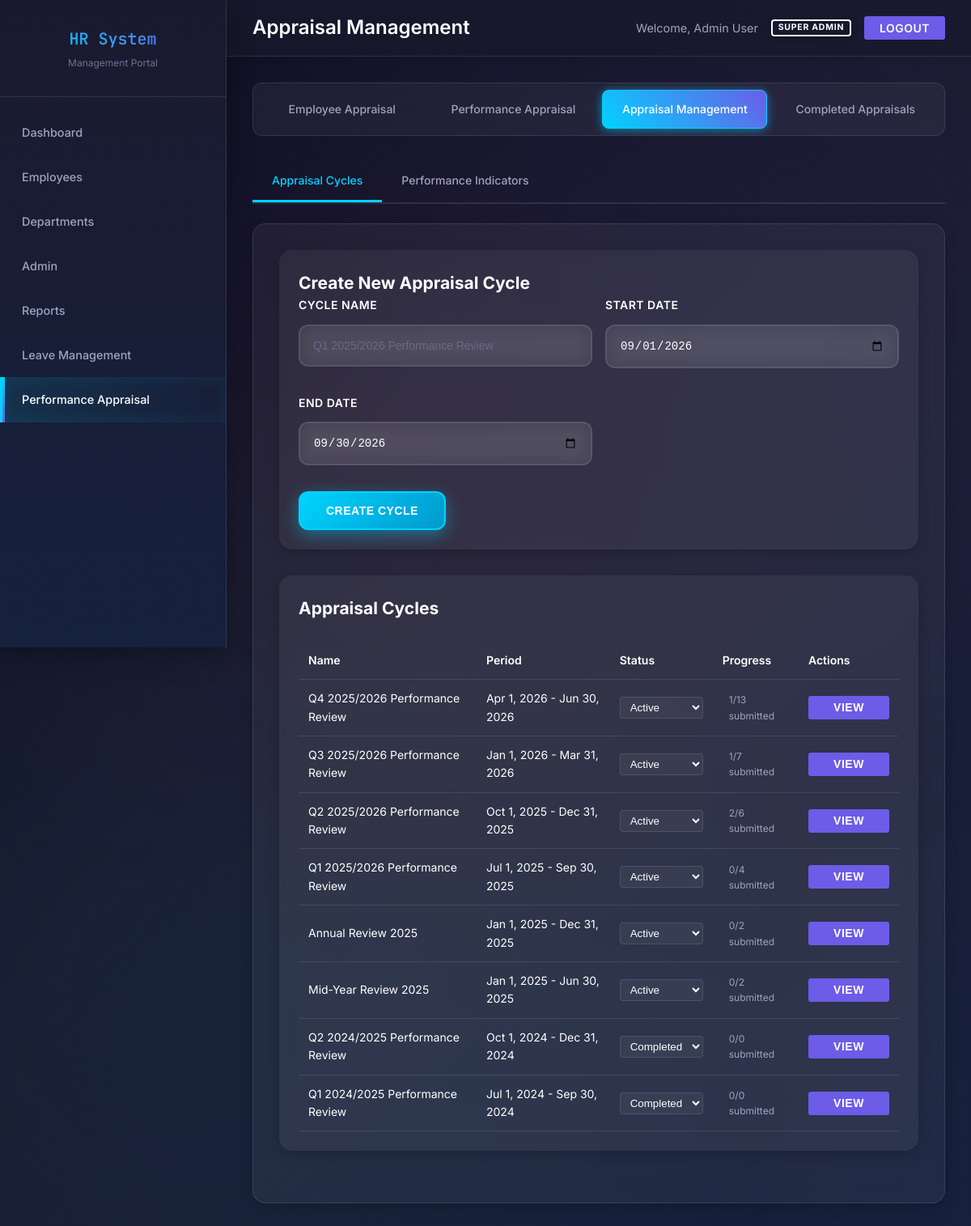
/appraisal_management.php (signed in), run on the app's committed database.
### tables this page shows
CREATE TABLE `appraisal_cycles` (
  `id` int(11) NOT NULL,
  `name` varchar(100) NOT NULL,
  `start_date` date NOT NULL,
  `end_date` date NOT NULL,
  `status` enum('active','inactive','completed') DEFAULT 'active',
  `created_at` timestamp NOT NULL DEFAULT current_timestamp(),
  `updated_at` timestamp NOT NULL DEFAULT current_timestamp() ON UPDATE current_timestamp()
);

### appraisal_management.php (the view, shortened to what this page needs)
<?php
function hasPermission($requiredRole) {
    $roleHierarchy = [
        'super_admin' => 5,
        'hr_manager' => 4,
        'dept_head' => 3,
        'section_head' => 2,
        'manager' => 1,
        'employee' => 0
    ];
    $userLevel = $roleHierarchy[$_SESSION['user_role']] ?? 0;
    $requiredLevel = $roleHierarchy[$requiredRole] ?? 0;
    return $userLevel >= $requiredLevel;
}
$conn = getConnection();
$user = [
    'first_name' => isset($_SESSION['user_name']) ? explode(' ', $_SESSION['user_name'])[0] : 'User',
    'last_name' => isset($_SESSION['user_name']) ? (explode(' ', $_SESSION['user_name'])[1] ?? '') : '',
    'role' => $_SESSION['user_role'] ?? 'guest',
    'id' => $_SESSION['user_id']
];
$cycles = $conn->query("
    SELECT ac.*,
           COUNT(DISTINCT ea.id) as appraisal_count,
           SUM(CASE WHEN ea.status = 'submitted' THEN 1 ELSE 0 END) as submitted_count
    FROM appraisal_cycles ac
    LEFT JOIN employee_appraisals ea ON ac.id = ea.appraisal_cycle_id
    GROUP BY ac.id
    ORDER BY ac.start_date DESC
")->fetch_all(MYSQLI_ASSOC);
?>
<!DOCTYPE html>
<html lang="en">
<head>
    <link rel="stylesheet" href="style.css">
</head>
<body>
    <div class="container">
        <div class="sidebar">
            <div class="sidebar-brand">
                <h1>HR System</h1>
                <p>Management Portal</p>
            </div>
            <nav class="nav">
                <ul>
                    <li><a href="dashboard.php">Dashboard</a></li>
                    <li><a href="employees.php">Employees</a></li>
                    <?php if (hasPermission('hr_manager')): ?>
                    <li><a href="departments.php">Departments</a></li>
                    <?php endif; ?>
                    <?php if (hasPermission('super_admin')): ?>
                    <li><a href="admin.php?tab=users">Admin</a></li>
                    <?php elseif (hasPermission('hr_manager')): ?>
                    <li><a href="admin.php?tab=financial">Admin</a></li>
                    <?php endif; ?>
                    <?php if (hasPermission('hr_manager')): ?>
                    <li><a href="reports.php">Reports</a></li>
                    <?php endif; ?>
                    <?php if (hasPermission('hr_manager') || hasPermission('super_admin') || hasPermission('dept_head') || hasPermission('officer')): ?>
                    <li><a href="leave_management.php">Leave Management</a></li>
                    <?php endif; ?>
                    <?php if (hasPermission('section_head')): ?>
                    <li><a href="employee_appraisal.php" class="active">Performance Appraisal</a></li>
                    <?php endif; ?>
                </ul>
            </nav>
        </div>
        <div class="main-content">
            <div class="header">
                <h1>Appraisal Management</h1>
                <div class="user-info">
                    <span>Welcome, <?php echo htmlspecialchars($user['first_name'] . ' ' . $user['last_name']); ?></span>
                    <span class="badge badge-info"><?php echo ucwords(str_replace('_', ' ', $user['role'])); ?></span>
                    <a href="logout.php" class="btn btn-secondary btn-sm">Logout</a>
                </div>
            </div>
            <div class="content">
                <div class="leave-tabs">
                    <a href="employee_appraisal.php" class="leave-tab">Employee Appraisal</a>
                    <?php if(in_array($user['role'], ['hr_manager', 'super_admin', 'manager','managing_director', 'section_head', 'dept_head'])): ?>
                    <a href="performance_appraisal.php" class="leave-tab">Performance Appraisal</a>
                    <?php endif; ?>
                    <?php if(in_array($user['role'], ['hr_manager', 'super_admin', 'manager','managing_director', 'section_head'])): ?>
                    <a href="appraisal_management.php" class="leave-tab active">Appraisal Management</a>
                    <?php endif; ?>
                    <a href="completed_appraisals.php" class="leave-tab">Completed Appraisals</a>
                </div>
                <div class="tab-nav">
                    <a href="#cycles" class="tab-link active" onclick="showTab('cycles')">Appraisal Cycles</a>
                    <a href="#indicators" class="tab-link" onclick="showTab('indicators')">Performance Indicators</a>
                </div>
                <div id="cycles" class="tab-content active">
                    <div class="management-section">
                        <h2>Create New Appraisal Cycle</h2>
                        <form method="POST" action="">
                            <div class="form-grid">
                                <div class="form-group">
                                    <label for="cycle_name">Cycle Name</label>
                                    <input type="text" id="cycle_name" name="cycle_name" class="form-control" required placeholder="Q1 2025/2026 Performance Review">
                                </div>
                                <div class="form-group">
                                    <label for="start_date">Start Date</label>
                                    <input type="date" id="start_date" name="start_date" class="form-control" required>
                                </div>
                                <div class="form-group">
                                    <label for="end_date">End Date</label>
                                    <input type="date" id="end_date" name="end_date" class="form-control" required>
                                </div>
                            </div>
                            <button type="submit" class="btn btn-primary">Create Cycle</button>
                        </form>
                    </div>
                    <div class="management-section">
                        <h2>Appraisal Cycles</h2>
                        <div class="table-responsive">
                            <table class="data-table">
                                <thead>
                                    <tr>
                                        <th>Name</th>
                                        <th>Period</th>
                                        <th>Status</th>
                                        <th>Progress</th>
                                        <th>Actions</th>
                                    </tr>
                                </thead>
                                <tbody>
                                    <?php foreach ($cycles as $cycle):
                                    ?>
                                        <tr>
                                            <td><?php echo htmlspecialchars($cycle['name']); ?></td>
                                            <td>
                                                <?php echo date('M j, Y', strtotime($cycle['start_date'])); ?> -
                                                <?php echo date('M j, Y', strtotime($cycle['end_date'])); ?>
                                            </td>
                                            <td>
                                                <form method="POST" action="" style="display: inline;">
                                                    <select name="status" class="status-select" onchange="this.form.submit()">
                                                        <option value="active" <?php echo $cycle['status'] === 'active' ? 'selected' : ''; ?>>Active</option>
                                                        <option value="completed" <?php echo $cycle['status'] === 'completed' ? 'selected' : ''; ?>>Completed</option>
                                                    </select>
                                                </form>
                                            </td>
                                            <td>
                                                <div class="progress-container">
                                                    <span class="progress-text">
                                                        <?php echo $cycle['submitted_count']; ?>/<?php echo $cycle['appraisal_count']; ?> submitted
                                                    </span>
                                                </div>
                                            </td>
                                            <td>
                                                <button onclick="showCycleDetails(<?php echo $cycle['id']; ?>)" class="btn btn-sm btn-secondary">View</button>
                                            </td>
                                        </tr>
                                    <?php endforeach; ?>
                                </tbody>
                            </table>
                        </div>
                    </div>
                </div>
            </div>
        </div>
    </div>
</body>
</html>

### appraisal_management.php (style rules this page uses)
.management-section { background: var(--bg-glass); border-radius: 16px; padding: 1.5rem; margin-bottom: 2rem; box-shadow: var(--shadow-md); }
.form-grid { display: grid; grid-template-columns: repeat(auto-fill, minmax(300px, 1fr)); gap: 1rem; margin-bottom: 1rem; }
.form-group { margin-bottom: 1rem; }
label { display: block; margin-bottom: 0.5rem; font-weight: 500; color: var(--text-primary); }
.table-responsive { overflow-x: auto; margin-top: 1.5rem; }
.data-table { width: 100%; border-collapse: collapse; }
.data-table th, .data-table td { padding: 0.75rem; border-bottom: 1px solid var(--border-color); text-align: left; }
.data-table th { background: var(--bg-glass-dark); font-weight: 600; position: sticky; top: 0; }
.badge { display: inline-block; padding: 0.35em 0.65em; font-size: 0.75em; font-weight: 700; line-height: 1; text-align: center; white-space: nowrap; vertical-align: baseline; border-radius: 0.25rem; }
.badge-info { background-color: var(--info-color); color: white; }
.status-select { padding: 0.25rem 0.5rem; border-radius: 4px; border: 1px solid var(--border-color); background: var(--bg-glass); color: var(--text-primary); }
.progress-container { display: flex; align-items: center; gap: 0.5rem; }
.progress-text { font-size: 0.75rem; color: var(--text-secondary); }
.btn-sm { padding: 0.25rem 0.5rem; font-size: 0.875rem; line-height: 1.5; border-radius: 0.2rem; }
.btn-secondary { background-color: var(--secondary-color); color: white; border: none; }
.tab-nav { display: flex; border-bottom: 2px solid var(--border-color); margin-bottom: 1.5rem; }
.tab-nav a { padding: 0.75rem 1.5rem; text-decoration: none; color: var(--text-secondary); font-weight: 500; border-bottom: 3px solid transparent; transition: all 0.3s; }
.tab-nav a.active { color: var(--primary-color); border-bottom: 3px solid var(--primary-color); }
.tab-content { display: none; }
.tab-content.active { display: block; }

### data on the page
appraisal_cycles: name "Q4 2025/2026 Performance Review", start_date "Apr 1, 2026", end_date "Jun 30, 2026", status "Active", submitted_count "1", appraisal_count "13"
appraisal_cycles: name "Q3 2025/2026 Performance Review", start_date "Jan 1, 2026", end_date "Mar 31, 2026", status "Active", submitted_count "1", appraisal_count "7"
appraisal_cycles: name "Q2 2025/2026 Performance Review", start_date "Oct 1, 2025", end_date "Dec 31, 2025", status "Active", submitted_count "2", appraisal_count "6"
appraisal_cycles: name "Q1 2025/2026 Performance Review", start_date "Jul 1, 2025", end_date "Sep 30, 2025", status "Active", submitted_count "0", appraisal_count "4"
appraisal_cycles: name "Annual Review 2025", start_date "Jan 1, 2025", end_date "Dec 31, 2025", status "Active", submitted_count "0", appraisal_count "2"
appraisal_cycles: name "Mid-Year Review 2025", start_date "Jan 1, 2025", end_date "Jun 30, 2025", status "Active", submitted_count "0", appraisal_count "2"
appraisal_cycles: name "Q2 2024/2025 Performance Review", start_date "Oct 1, 2024", end_date "Dec 31, 2024", status "Completed", submitted_count "0", appraisal_count "0"
appraisal_cycles: name "Q1 2024/2025 Performance Review", start_date "Jul 1, 2024", end_date "Sep 30, 2024", status "Completed", submitted_count "0", appraisal_count "0"

### other printed values
$user['first_name'] . ' ' . $user['last_name'] "Admin User"
str_replace('_', ' ', $user['role']) "SUPER ADMIN"
